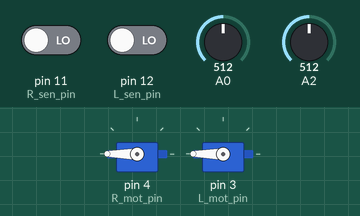
This sketch was run on a simulated Arduino Uno, built with avr-gcc and run on an emulated ATmega328P. Shown: 2 × servo. The inputs (shaded band) are chosen by the test bench; at power-on: pin 11 (R_sen_pin) LOW, A0 = 512, A2 = 512, pin 12 (L_sen_pin) LOW.

Above: at 2.8 s.
2.9 s: pin 11 (R_sen_pin) driven HIGH
At 7.9 s:
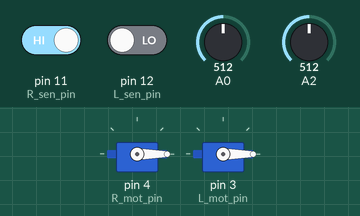
8.0 s: pin 11 (R_sen_pin) driven LOW
11.5 s: A0 set to 233
15.0 s: A0 set to 207
At 15.6 s:
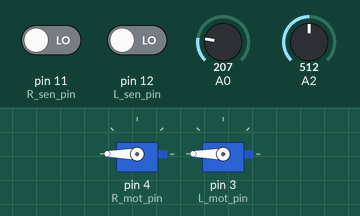
18.5 s: A2 set to 203
22.0 s: A2 set to 182
At 22.5 s:
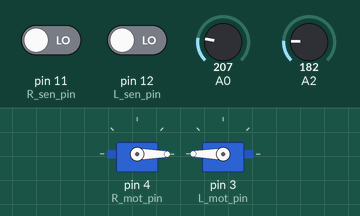
Timing chart, 0 to 25.0 s (numbered marks = the images above; inputs shaded):
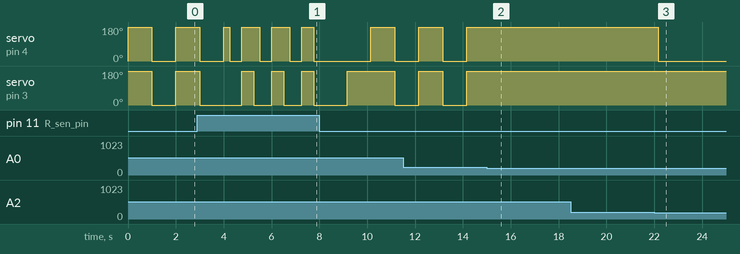

Measured:
- the behaviour switches between 220 and 219 on A0 (found by bisection; images 1 and 2)
- the behaviour switches between 197 and 196 on A2 (found by bisection; images 2 and 3)
- after the input at 15.0 s, servo on pin 4 (R_mot_pin), servo on pin 3 (L_mot_pin): stops changing and stays 180°
- after the input at 22.0 s, servo on pin 4 (R_mot_pin): 180° → 0° after 0.17 s
- by itself, servo on pin 3 (L_mot_pin): repeats every 1.3 s: 180° 0.50 s, 0° 0.75 s

The sketch:

11.28.17_Sumo2_program.ino
```cpp
/*
 * Objective: Sumo 2 code
 * Tommy Ma, Lauryn Rodney, Joyce Song
 * Last Update: 11/28/2017
 */


//Rotation group
#define L_forward 180
#define R_forward 0
#define L_reverse 0
#define R_reverse 180

//Variable group
#include <Servo.h>
Servo R_mot;
Servo L_mot;
const int R_mot_pin = 4;
const int L_mot_pin = 3;
const int R_sen_pin = 11;
const int L_sen_pin = 12;
const int L_inf_pin = 0;
const int R_inf_pin = 2;

float VolR;
float VolL;

int L_sen_state=0;
int R_sen_state=0;

int i;
int n;
int j;
int k;

int v = 0;
int b = 0;
//Function group
void forward();
void reverse();
void R_turn();
void L_turn();
void hold();
void basic();
void check();
void adjustR();
void adjustL();
void TEST();

void setup() {
    pinMode(R_sen_pin, INPUT);
    pinMode(L_sen_pin, INPUT);
    R_mot.attach(R_mot_pin);
    L_mot.attach(L_mot_pin);
    Serial.begin(9600);

}

void loop() {
  R_sen_state = digitalRead(R_sen_pin);
  L_sen_state = digitalRead(L_sen_pin);

  if (R_sen_state == HIGH)
  {
    reverse();
    delay (300);  // TEST
    L_turn();
    forward();
    delay (1000); //TEST
  }

  else if (L_sen_state == HIGH)
  {
    reverse();
    delay (300);  // TEST
    R_turn();
    forward();
    delay (1000); //TEST
  }
  else
  {
    basic();
  }

}

void forward()
{
  R_mot.write(R_forward);
  L_mot.write(L_forward);
}

void reverse()
{
  R_mot.write(R_reverse);
  L_mot.write(L_reverse);
}

void R_turn()
{
  R_mot.write(R_reverse);
  L_mot.write(L_forward);
}

void L_turn()
{
  R_mot.write(R_forward);
  L_mot.write(L_reverse);
}

void hold()
{
  R_mot.write(90);
  L_mot.write(90);
}

void basic()
{

  for (i = 0; i<8000; i++)
  {
  forward();
  delay(1);
  check();
  adjustR();
  adjustL();
  }

/*    for (j = 0; j<500; j++)
  {
  R_mot.write(90);
  L_mot.write(90);
  delay(1);
  check();
  }

   for (n = 0; n<8000; n++)
  {
  R_mot.write(180);
  L_mot.write(180);
  delay(1);
  check();
  }

    for (k = 0; k<500; k++)
  {
  R_mot.write(90);
  L_mot.write(90);
  delay(1);
  check();
  }
  */
}

void check()
{
  R_sen_state = digitalRead(R_sen_pin);
  L_sen_state = digitalRead(L_sen_pin);
   if (R_sen_state == HIGH)
  {
    reverse();
    delay (250);  // TEST
    L_turn();
    delay (500);
    R_turn ();
    delay (500);
    reverse();
    delay (250);
    L_turn();
    delay (500);
    R_turn ();
    delay (500);
    reverse();
    delay (250);
    L_turn();
    delay (500);
    R_turn ();
    delay (500);
    L_turn();
    delay (1400);
    forward();
    delay (1000); //TEST
  }

  else if (L_sen_state == HIGH)
  {
    reverse();
    delay (250);  // TEST
    L_turn();
    delay (500);
    R_turn ();
    delay (500);
    reverse();
    delay (250);
    L_turn();
    delay (500);
    R_turn ();
    delay (500);
    reverse();
    delay (250);
    L_turn();
    delay (500);
    R_turn ();
    delay (500);
    R_turn();
    delay (1400);
    forward();
    delay (1000); //TEST
  }
}

void adjustR()
{
    VolR = getVol(R_inf_pin);
    if (VolR >= 0.96)
    {
      R_turn();
      delay (1000);
    }
}

void adjustL()
{
  VolL = getVol(L_inf_pin);
  if (VolL >= 1.07)
  {
    L_turn();
    delay(1000);
  }
}

void TEST()
{
  R_mot.write(0);
  L_mot.write(0);
  delay(1000);
  R_mot.write(90);
  L_mot.write(90);
  delay(30000);

 }

 float getVol(int pin) {
  return (analogRead(pin) * 0.004882814);
}
```
